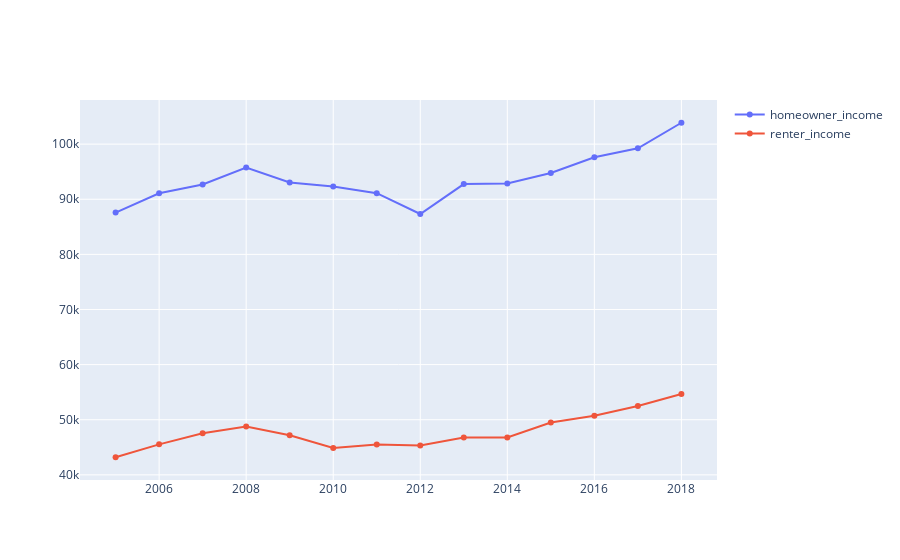

Notebook code for this chart:
### Markdown cell above
**Comparing homeowner vs. renter's income**

### Code cell
import plotly.graph_objs as go

# data munging to get desired plot
borough = pd.pivot_table(sub_borough, values= ['homeowner_income', 'renter_income'], index= ['year'], aggfunc=np.mean)
# ploty
fig = go.Figure()
for col in borough.columns:
    fig.add_trace(go.Scatter(x=borough.index, y=borough[col].values,
                             name = col,
                             mode = 'markers+lines',
                             line=dict(shape='linear'),
                             connectgaps=True
                             )
                 )
fig.show()

### Figure 1 — Plotly figure (JSON) as saved in the notebook; plotly's stock layout.template omitted (floating-point values rounded to 4 significant figures)
{"data": [{"connectgaps": true, "line": {"shape": "linear"}, "mode": "markers+lines", "name": "homeowner_income", "type": "scatter", "x": [2005, 2006, 2007, 2008, 2009, 2010, 2011, 2012, 2013, 2014, 2015, 2016, 2017, 2018], "y": [87580.0, 91090.0, 92690.0, 95740.0, 93040.0, 92300.0, 91100.0, 87330.0, 92750.0, 92850.0, 94750.0, 97620.0, 99240.0, 103900.0]}, {"connectgaps": true, "line": {"shape": "linear"}, "mode": "markers+lines", "name": "renter_income", "type": "scatter", "x": [2005, 2006, 2007, 2008, 2009, 2010, 2011, 2012, 2013, 2014, 2015, 2016, 2017, 2018], "y": [43190.0, 45530.0, 47530.0, 48790.0, 47180.0, 44870.0, 45530.0, 45330.0, 46770.0, 46790.0, 49510.0, 50730.0, 52490.0, 54650.0]}], "layout": {}}
